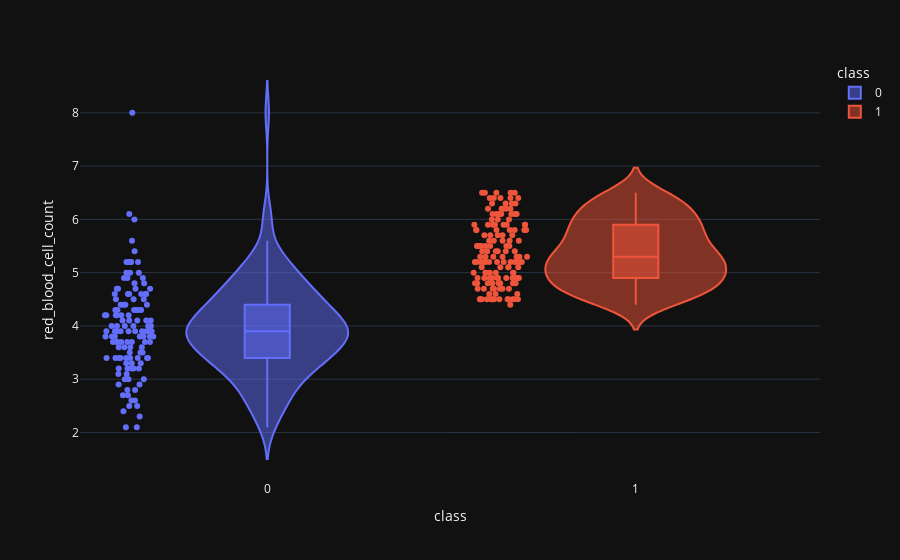

Source (notebook cell):
### Code cell
violin ('red_blood_cell_count')

### Figure 1 — Plotly figure (JSON) as saved in the notebook; plotly's stock layout.template omitted (floating-point values rounded to 4 significant figures; data arrays with more than 128 entries replaced by an {"elided": "..."} marker saying what was removed)
{"data": [{"alignmentgroup": "True", "box": {"visible": true}, "hovertemplate": "class=%{x}<br>red_blood_cell_count=%{y}<extra></extra>", "legendgroup": "0", "marker": {"color": "#636efa"}, "name": "0", "offsetgroup": "0", "orientation": "v", "points": "all", "scalegroup": "True", "showlegend": true, "type": "violin", "x": {"elided": "250 int values"}, "x0": " ", "xaxis": "x", "y": {"elided": "250 float values"}, "y0": " ", "yaxis": "y"}, {"alignmentgroup": "True", "box": {"visible": true}, "hovertemplate": "class=%{x}<br>red_blood_cell_count=%{y}<extra></extra>", "legendgroup": "1", "marker": {"color": "#EF553B"}, "name": "1", "offsetgroup": "1", "orientation": "v", "points": "all", "scalegroup": "True", "showlegend": true, "type": "violin", "x": {"elided": "150 int values"}, "x0": " ", "xaxis": "x", "y": {"elided": "150 float values"}, "y0": " ", "yaxis": "y"}], "layout": {"autosize": true, "legend": {"title": {"text": "class"}, "tracegroupgap": 0}, "margin": {"t": 60}, "violinmode": "overlay", "xaxis": {"anchor": "y", "autorange": true, "categoryarray": [0, 1], "categoryorder": "array", "domain": [0, 1], "range": [-0.5064, 1.5], "title": {"text": "class"}, "type": "linear"}, "yaxis": {"anchor": "x", "autorange": true, "domain": [0, 1], "range": [1.109, 8.991], "title": {"text": "red_blood_cell_count"}, "type": "linear"}}}
